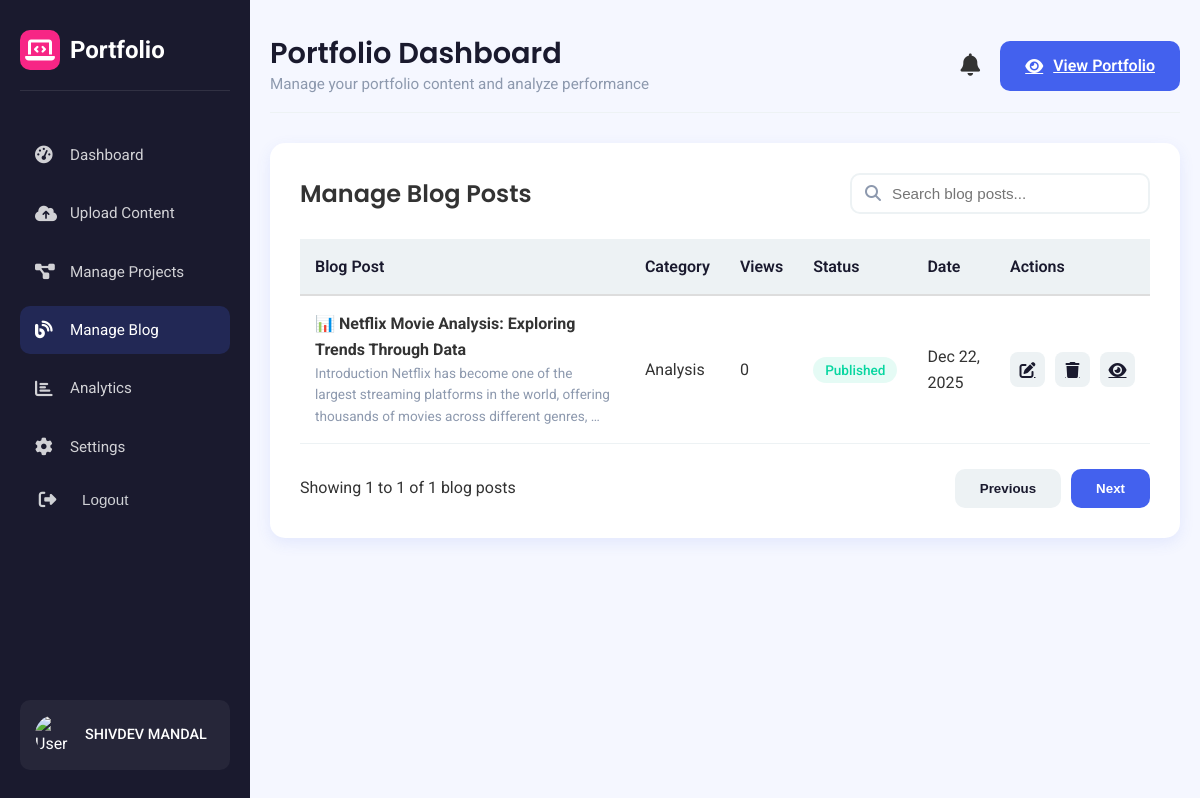
/dashboard/blog/ (signed in), run on an earlier commit of the app's database.
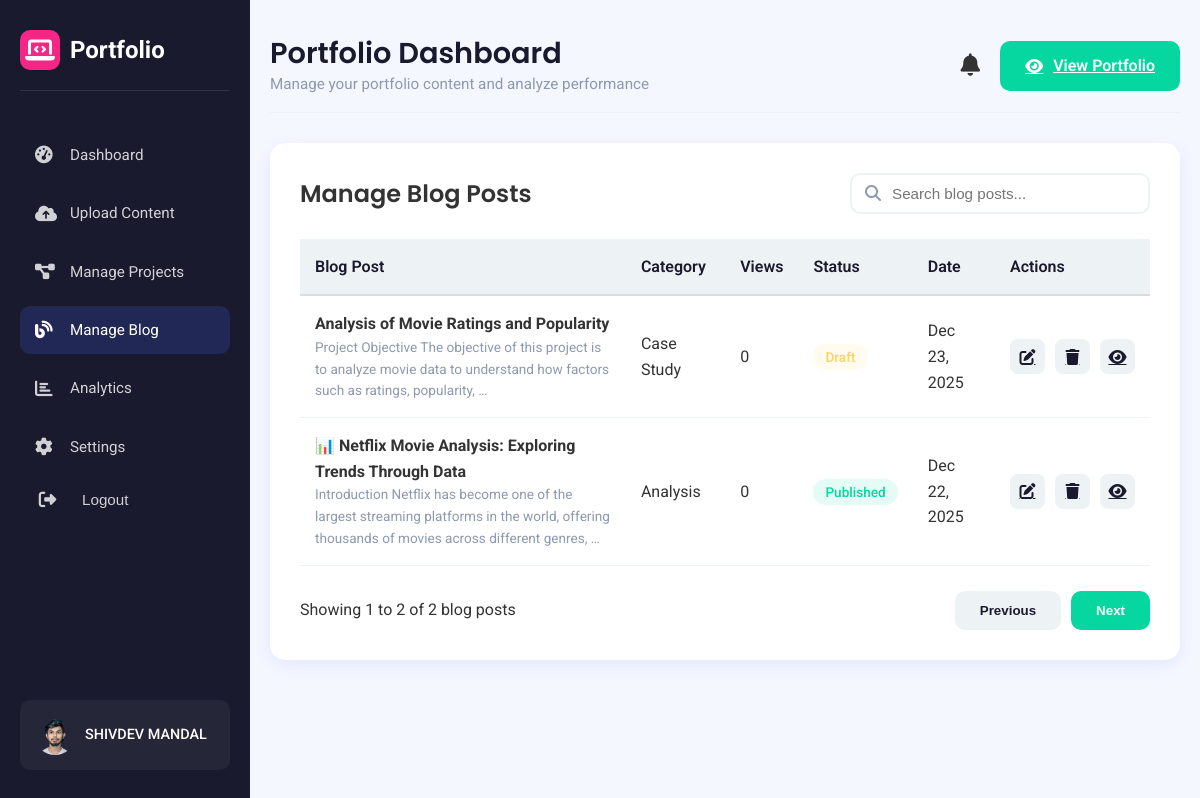
And on a later commit of the database.
### dashboard/models.py (models this page shows, shortened)
class BlogPost(models.Model):
    title = models.CharField(max_length=200)
    content = models.TextField()
    category = models.CharField(max_length=50, choices=[
        ('tutorial', 'Tutorial'),
        ('analysis', 'Analysis'),
        ('tools', 'Tools'),
        ('case-study', 'Case Study'),
        ('trends', 'Trends'),
    ])
    tags = models.CharField(max_length=300, blank=True)
    featured_image = models.ImageField(upload_to='blog_images/', blank=True, null=True)
    status = models.CharField(max_length=20, choices=[
        ('draft', 'Draft'),
        ('published', 'Published'),
        ('scheduled', 'Scheduled'),
    ], default='draft')
    author = models.ForeignKey(User, on_delete=models.CASCADE)
    created_at = models.DateTimeField(auto_now_add=True)
    published_date = models.DateTimeField(null=True, blank=True)
    views = models.PositiveIntegerField(default=0)

class PortfolioSettings(models.Model):
    user = models.OneToOneField(User, on_delete=models.CASCADE)
    profile_picture = models.ImageField(upload_to='profiles/', blank=True, null=True)
    first_name = models.CharField(max_length=100, blank=True)
    last_name = models.CharField(max_length=100, blank=True)
    professional_title = models.CharField(max_length=255, blank=True, null=True)
    bio = models.TextField(blank=True)
    skills = models.CharField(max_length=500, blank=True)
    location = models.CharField(max_length=100, blank=True)
    contact_email = models.EmailField(blank=True)
    contact_phone = models.CharField(max_length=30, blank=True)
    github_link = models.URLField(blank=True)
    linkedin_link = models.URLField(blank=True)
    twitter_link = models.URLField(blank=True)
    instagram_link = models.URLField(blank=True)
    theme_color = models.CharField(
        max_length=7,
        choices=[
            ('#4361ee', 'Blue'),
            ('#3a0ca3', 'Purple'),
            ('#f72585', 'Pink'),
            ('#06d6a0', 'Teal'),
            ('#1a1a2e', 'Navy'),
        ],
        default='#4361ee'
    )

### dashboard/views.py (the view)
# urls.py: path('blog/', views.manage_blog_posts, name='manage_blog_posts'),
@login_required
def manage_blog_posts(request):
    settings, created = PortfolioSettings.objects.get_or_create(user=request.user)
    blog_posts = BlogPost.objects.all().order_by('-created_at')
    paginator = Paginator(blog_posts, 10)
    page_number = request.GET.get('page')
    page_obj = paginator.get_page(page_number)
    context = {
        'settings': settings,
        'active_menu': 'blog',
        'blog_posts': page_obj,  # This sends posts to template
        'page_obj': page_obj,
        'paginator': paginator,
    }
    return render(request, 'dashboard/blog_list.html', context)

### dashboard/context_processors.py (called while the page is built)
def user_settings(request):
    if request.user.is_authenticated:
        settings, created = PortfolioSettings.objects.get_or_create(user=request.user)
        return {'settings': settings}
    return {'settings': None}

### dashboard/templates/dashboard/blog_list.html (shortened to what this page needs)
{% extends 'dashboard/base.html' %}
{% load static %}
{% load humanize %}
{% block section %}
<div class="dashboard-section" id="blogSection">
    <div class="content-table-container">
        <div class="table-header">
            <h2>Manage Blog Posts</h2>
            <div class="search-box">
                <i class="fas fa-search"></i>
                <input type="text" placeholder="Search blog posts..." id="blogSearch">
            </div>
        </div>
        <div class="table-responsive">
            <table>
                <thead>
                    <tr>
                        <th>Blog Post</th>
                        <th>Category</th>
                        <th>Views</th>
                        <th>Status</th>
                        <th>Date</th>
                        <th>Actions</th>
                    </tr>
                </thead>
                <tbody id="blogTableBody">
                    {% for post in blog_posts %}
                    <tr>
                        <td>
                            <strong>{{ post.title }}</strong>
                            <div style="font-size: 0.85rem; color: var(--gray);">
                                {{ post.content|truncatewords:20 }}
                            </div>
                        </td>
                        <td>{{ post.get_category_display|default:"Uncategorized" }}</td>
                        <td>{{ post.views|intcomma }}</td>
                        <td>
                            <span class="status {% if post.status == 'published' %}published{% else %}draft{% endif %}">
                                {{ post.get_status_display }}
                            </span>
                        </td>
                        <td>{{ post.created_at|date:"M d, Y" }}</td>
                        <td>
                            <div class="table-actions">
                                <a href="#" class="action-btn edit" title="Edit">
                                    <i class="fas fa-edit"></i>
                                </a>
                                <a href="#" class="action-btn delete" title="Delete" onclick="return confirm('Delete this post?')">
                                    <i class="fas fa-trash"></i>
                                </a>
                                <a href="#" class="action-btn view" title="View" target="_blank">
                                    <i class="fas fa-eye"></i>
                                </a>
                            </div>
                        </td>
                    </tr>
                    {% empty %}
                    <tr>
                        <td colspan="6" style="text-align: center; padding: 40px; color: var(--gray);">
                            No blog posts yet. Go to Upload Content to add one!
                        </td>
                    </tr>
                    {% endfor %}
                </tbody>
            </table>
        </div>
        <div style="display: flex; justify-content: space-between; margin-top: 25px; align-items: center;">
            <div>
                Showing {{ page_obj.start_index }} to {{ page_obj.end_index }} of {{ paginator.count }} blog posts
            </div>
            <div style="display: flex; gap: 10px;">
                {% if page_obj.has_previous %}
                    <a href="?page={{ page_obj.previous_page_number }}" class="btn btn-secondary">
                        <i class="fas fa-chevron-left"></i> Previous
                    </a>
                {% else %}
                    <button class="btn btn-secondary" disabled>Previous</button>
                {% endif %}
                {% if page_obj.has_next %}
                    <a href="?page={{ page_obj.next_page_number }}" class="btn btn-primary">
                        Next <i class="fas fa-chevron-right"></i>
                    </a>
                {% else %}
                    <button class="btn btn-primary" disabled>Next</button>
                {% endif %}
            </div>
        </div>
    </div>
</div>
{% endblock %}

### dashboard/templates/dashboard/base.html (shortened to what the changed rows need)
{% load static %}
<!DOCTYPE html>
<html lang="en">
<head>
    <link rel="stylesheet" href="https://cdnjs.cloudflare.com/ajax/libs/font-awesome/6.4.0/css/all.min.css">
    <link rel="stylesheet" href="https://cdn.jsdelivr.net/npm/bootstrap-icons@1.11.3/font/bootstrap-icons.css">
    <link rel="stylesheet" href="{% static 'css/style.css' %}">
</head>
<body>
    <div class="dashboard-container">
        <div class="sidebar" id="sidebar">
            <div class="sidebar-footer">
                <div class="user-info">
                    <div class="user-avatar">
                        {% if settings.profile_picture %}
                            <img src="{{ settings.profile_picture.url }}" alt="User">
                        {% else %}
                            <img src="{% static 'images/default-avatar.png' %}" alt="User">
                        {% endif %}
                    </div>
                </div>
            </div>
        </div>
        <div class="main-content">
                <div class="header">
                    <div class="page-title">
                        <h1>Portfolio Dashboard</h1>
                    </div>
                </div>
            {% block section %}
            {% endblock %}
        </div>
    </div>
</body>
</html>

What changed in the data, as far as the page shows it:
now on this page (row edited): PortfolioSettings: profile_picture (picture)
added BlogPost: title "Analysis of Movie Ratings and Popularity", content "Project Objective The objective of this project is to analyze movie data to understand how factors such as ratings, popularity, …", category "Case Study", views "0", status "Draft", created_at "Dec 23, 2025"
Also different on the page:
{{ page_obj.end_index }}: "1" → "2"
{{ paginator.count }}: "1" → "2"
